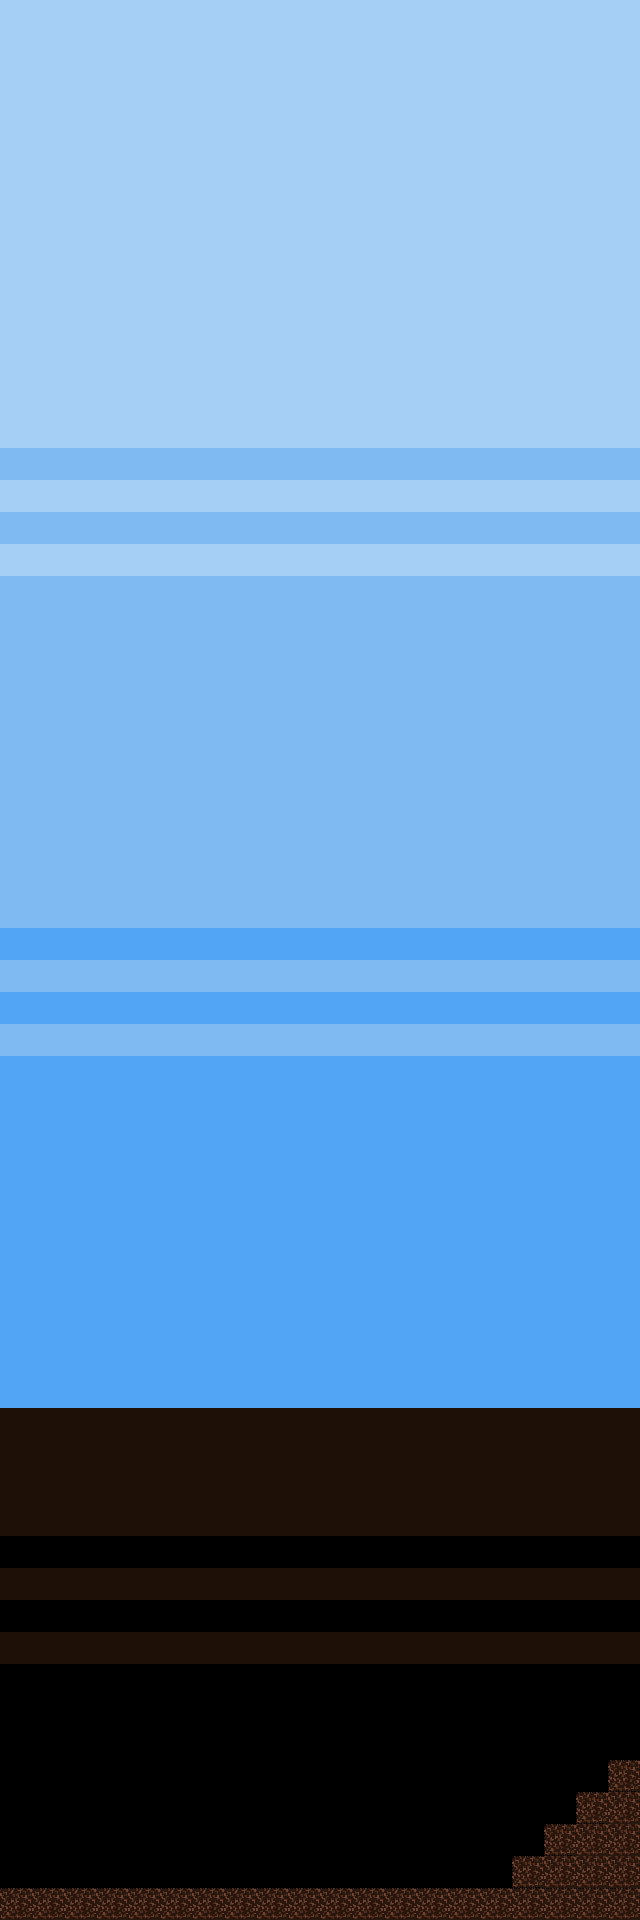

This game map was drawn from its Tiled (.tmx) file and the tilesets committed beside it. A one-line description and the full map source follow:
An orthogonal 20x60 tile map with 32x32 px tiles, 2 tile layers (backgroundLayer, groundLayer).

<map version="1.0" tiledversion="1.0.3" orientation="orthogonal" renderorder="right-down" width="20" height="60" tilewidth="32" tileheight="32" nextobjectid="1">
 <tileset firstgid="1" source="grass5.tsx" />
 <layer name="backgroundLayer" width="20" height="60">
  <data encoding="csv">
59,59,59,59,59,59,59,59,59,59,59,59,59,59,59,59,59,59,59,59,
59,59,59,59,59,59,59,59,59,59,59,59,59,59,59,59,59,59,59,59,
59,59,59,59,59,59,59,59,59,59,59,59,59,59,59,59,59,59,59,59,
59,59,59,59,59,59,59,59,59,59,59,59,59,59,59,59,59,59,59,59,
59,59,59,59,59,59,59,59,59,59,59,59,59,59,59,59,59,59,59,59,
59,59,59,59,59,59,59,59,59,59,59,59,59,59,59,59,59,59,59,59,
59,59,59,59,59,59,59,59,59,59,59,59,59,59,59,59,59,59,59,59,
59,59,59,59,59,59,59,59,59,59,59,59,59,59,59,59,59,59,59,59,
59,59,59,59,59,59,59,59,59,59,59,59,59,59,59,59,59,59,59,59,
59,59,59,59,59,59,59,59,59,59,59,59,59,59,59,59,59,59,59,59,
59,59,59,59,59,59,59,59,59,59,59,59,59,59,59,59,59,59,59,59,
59,59,59,59,59,59,59,59,59,59,59,59,59,59,59,59,59,59,59,59,
59,59,59,59,59,59,59,59,59,59,59,59,59,59,59,59,59,59,59,59,
59,59,59,59,59,59,59,59,59,59,59,59,59,59,59,59,59,59,59,59,
57,57,57,57,57,57,57,57,57,57,57,57,57,57,57,57,57,57,57,57,
59,59,59,59,59,59,59,59,59,59,59,59,59,59,59,59,59,59,59,59,
57,57,57,57,57,57,57,57,57,57,57,57,57,57,57,57,57,57,57,57,
59,59,59,59,59,59,59,59,59,59,59,59,59,59,59,59,59,59,59,59,
57,57,57,57,57,57,57,57,57,57,57,57,57,57,57,57,57,57,57,57,
57,57,57,57,57,57,57,57,57,57,57,57,57,57,57,57,57,57,57,57,
57,57,57,57,57,57,57,57,57,57,57,57,57,57,57,57,57,57,57,57,
57,57,57,57,57,57,57,57,57,57,57,57,57,57,57,57,57,57,57,57,
57,57,57,57,57,57,57,57,57,57,57,57,57,57,57,57,57,57,57,57,
57,57,57,57,57,57,57,57,57,57,57,57,57,57,57,57,57,57,57,57,
57,57,57,57,57,57,57,57,57,57,57,57,57,57,57,57,57,57,57,57,
57,57,57,57,57,57,57,57,57,57,57,57,57,57,57,57,57,57,57,57,
57,57,57,57,57,57,57,57,57,57,57,57,57,57,57,57,57,57,57,57,
57,57,57,57,57,57,57,57,57,57,57,57,57,57,57,57,57,57,57,57,
57,57,57,57,57,57,57,57,57,57,57,57,57,57,57,57,57,57,57,57,
55,55,55,55,55,55,55,55,55,55,55,55,55,55,55,55,55,55,55,55,
57,57,57,57,57,57,57,57,57,57,57,57,57,57,57,57,57,57,57,57,
55,55,55,55,55,55,55,55,55,55,55,55,55,55,55,55,55,55,55,55,
57,57,57,57,57,57,57,57,57,57,57,57,57,57,57,57,57,57,57,57,
55,55,55,55,55,55,55,55,55,55,55,55,55,55,55,55,55,55,55,55,
55,55,55,55,55,55,55,55,55,55,55,55,55,55,55,55,55,55,55,55,
55,55,55,55,55,55,55,55,55,55,55,55,55,55,55,55,55,55,55,55,
55,55,55,55,55,55,55,55,55,55,55,55,55,55,55,55,55,55,55,55,
55,55,55,55,55,55,55,55,55,55,55,55,55,55,55,55,55,55,55,55,
55,55,55,55,55,55,55,55,55,55,55,55,55,55,55,55,55,55,55,55,
55,55,55,55,55,55,55,55,55,55,55,55,55,55,55,55,55,55,55,55,
55,55,55,55,55,55,55,55,55,55,55,55,55,55,55,55,55,55,55,55,
55,55,55,55,55,55,55,55,55,55,55,55,55,55,55,55,55,55,55,55,
55,55,55,55,55,55,55,55,55,55,55,55,55,55,55,55,55,55,55,55,
55,55,55,55,55,55,55,55,55,55,55,55,55,55,55,55,55,55,55,55,
3,3,3,3,3,3,3,3,3,3,3,3,3,3,3,3,3,3,3,3,
3,3,3,3,3,3,3,3,3,3,3,3,3,3,3,3,3,3,3,3,
3,3,3,3,3,3,3,3,3,3,3,3,3,3,3,3,3,3,3,3,
3,3,3,3,3,3,3,3,3,3,3,3,3,3,3,3,3,3,3,3,
1,1,1,1,1,1,1,1,1,1,1,1,1,1,1,1,1,1,1,1,
3,3,3,3,3,3,3,3,3,3,3,3,3,3,3,3,3,3,3,3,
1,1,1,1,1,1,1,1,1,1,1,1,1,1,1,1,1,1,1,1,
3,3,3,3,3,3,3,3,3,3,3,3,3,3,3,3,3,3,3,3,
1,1,1,1,1,1,1,1,1,1,1,1,1,1,1,1,1,1,1,1,
1,1,1,1,1,1,1,1,1,1,1,1,1,1,1,1,1,1,1,1,
1,1,1,1,1,1,1,1,1,1,1,1,1,1,1,1,1,1,1,1,
1,1,1,1,1,1,1,1,1,1,1,1,1,1,1,1,1,1,1,1,
1,1,1,1,1,1,1,1,1,1,1,1,1,1,1,1,1,1,1,1,
1,1,1,1,1,1,1,1,1,1,1,1,1,1,1,1,1,1,1,1,
1,1,1,1,1,1,1,1,1,1,1,1,1,1,1,1,1,1,1,1,
1,1,1,1,1,1,1,1,1,1,1,1,1,1,1,1,1,1,1,1
</data>
 </layer>
 <layer name="groundLayer" width="20" height="60">
  <data encoding="csv">
0,0,0,0,0,0,0,0,0,0,0,0,0,0,0,0,0,0,0,0,
0,0,0,0,0,0,0,0,0,0,0,0,0,0,0,0,0,0,0,0,
0,0,0,0,0,0,0,0,0,0,0,0,0,0,0,0,0,0,0,0,
0,0,0,0,0,0,0,0,0,0,0,0,0,0,0,0,0,0,0,0,
0,0,0,0,0,0,0,0,0,0,0,0,0,0,0,0,0,0,0,0,
0,0,0,0,0,0,0,0,0,0,0,0,0,0,0,0,0,0,0,0,
0,0,0,0,0,0,0,0,0,0,0,0,0,0,0,0,0,0,0,0,
0,0,0,0,0,0,0,0,0,0,0,0,0,0,0,0,0,0,0,0,
0,0,0,0,0,0,0,0,0,0,0,0,0,0,0,0,0,0,0,0,
0,0,0,0,0,0,0,0,0,0,0,0,0,0,0,0,0,0,0,0,
0,0,0,0,0,0,0,0,0,0,0,0,0,0,0,0,0,0,0,0,
0,0,0,0,0,0,0,0,0,0,0,0,0,0,0,0,0,0,0,0,
0,0,0,0,0,0,0,0,0,0,0,0,0,0,0,0,0,0,0,0,
0,0,0,0,0,0,0,0,0,0,0,0,0,0,0,0,0,0,0,0,
0,0,0,0,0,0,0,0,0,0,0,0,0,0,0,0,0,0,0,0,
0,0,0,0,0,0,0,0,0,0,0,0,0,0,0,0,0,0,0,0,
0,0,0,0,0,0,0,0,0,0,0,0,0,0,0,0,0,0,0,0,
0,0,0,0,0,0,0,0,0,0,0,0,0,0,0,0,0,0,0,0,
0,0,0,0,0,0,0,0,0,0,0,0,0,0,0,0,0,0,0,0,
0,0,0,0,0,0,0,0,0,0,0,0,0,0,0,0,0,0,0,0,
0,0,0,0,0,0,0,0,0,0,0,0,0,0,0,0,0,0,0,0,
0,0,0,0,0,0,0,0,0,0,0,0,0,0,0,0,0,0,0,0,
0,0,0,0,0,0,0,0,0,0,0,0,0,0,0,0,0,0,0,0,
0,0,0,0,0,0,0,0,0,0,0,0,0,0,0,0,0,0,0,0,
0,0,0,0,0,0,0,0,0,0,0,0,0,0,0,0,0,0,0,0,
0,0,0,0,0,0,0,0,0,0,0,0,0,0,0,0,0,0,0,0,
0,0,0,0,0,0,0,0,0,0,0,0,0,0,0,0,0,0,0,0,
0,0,0,0,0,0,0,0,0,0,0,0,0,0,0,0,0,0,0,0,
0,0,0,0,0,0,0,0,0,0,0,0,0,0,0,0,0,0,0,0,
0,0,0,0,0,0,0,0,0,0,0,0,0,0,0,0,0,0,0,0,
0,0,0,0,0,0,0,0,0,0,0,0,0,0,0,0,0,0,0,0,
0,0,0,0,0,0,0,0,0,0,0,0,0,0,0,0,0,0,0,0,
0,0,0,0,0,0,0,0,0,0,0,0,0,0,0,0,0,0,0,0,
0,0,0,0,0,0,0,0,0,0,0,0,0,0,0,0,0,0,0,0,
0,0,0,0,0,0,0,0,0,0,0,0,0,0,0,0,0,0,0,0,
0,0,0,0,0,0,0,0,0,0,0,0,0,0,0,0,0,0,0,0,
0,0,0,0,0,0,0,0,0,0,0,0,0,0,0,0,0,0,0,0,
0,0,0,0,0,0,0,0,0,0,0,0,0,0,0,0,0,0,0,0,
0,0,0,0,0,0,0,0,0,0,0,0,0,0,0,0,0,0,0,0,
0,0,0,0,0,0,0,0,0,0,0,0,0,0,0,0,0,0,0,0,
0,0,0,0,0,0,0,0,0,0,0,0,0,0,0,0,0,0,0,0,
0,0,0,0,0,0,0,0,0,0,0,0,0,0,0,0,0,0,0,0,
0,0,0,0,0,0,0,0,0,0,0,0,0,0,0,0,0,0,0,0,
0,0,0,0,0,0,0,0,0,0,0,0,0,0,0,0,0,0,0,0,
0,0,0,0,0,0,0,0,0,0,0,0,0,0,0,0,0,0,0,0,
0,0,0,0,0,0,0,0,0,0,0,0,0,0,0,0,0,0,0,0,
0,0,0,0,0,0,0,0,0,0,0,0,0,0,0,0,0,0,0,0,
0,0,0,0,0,0,0,0,0,0,0,0,0,0,0,0,0,0,0,0,
0,0,0,0,0,0,0,0,0,0,0,0,0,0,0,0,0,0,0,0,
0,0,0,0,0,0,0,0,0,0,0,0,0,0,0,0,0,0,0,0,
0,0,0,0,0,0,0,0,0,0,0,0,0,0,0,0,0,0,0,0,
0,0,0,0,0,0,0,0,0,0,0,0,0,0,0,0,0,0,0,0,
0,0,0,0,0,0,0,0,0,0,0,0,0,0,0,0,0,0,0,0,
0,0,0,0,0,0,0,0,0,0,0,0,0,0,0,0,0,0,0,0,
0,0,0,0,0,0,0,0,0,0,0,0,0,0,0,0,0,0,0,0,
0,0,0,0,0,0,0,0,0,0,0,0,0,0,0,0,0,0,0,12,
0,0,0,0,0,0,0,0,0,0,0,0,0,0,0,0,0,0,12,5,
0,0,0,0,0,0,0,0,0,0,0,0,0,0,0,0,0,12,5,5,
0,0,0,0,0,0,0,0,0,0,0,0,0,0,0,0,12,5,5,5,
7,7,7,7,7,7,7,7,7,7,7,7,7,7,7,7,7,7,7,7
</data>
 </layer>
</map>
